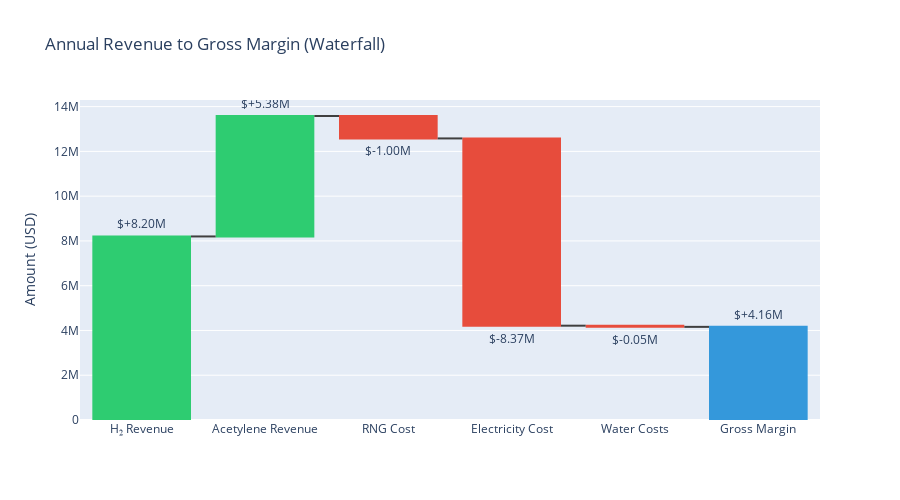

Write notebook code for a chart like this one.
### Code cell
# Create waterfall showing revenue to profit flow
categories = [
    'H₂ Revenue',
    'Acetylene Revenue',
    'RNG Cost',
    'Electricity Cost',
    'Water Costs',
    'Gross Margin'
]

values = [
    h2_revenue,
    cb_revenue,
    -rng_cost,
    -elec_cost,
    -(cooling_cost + process_water_cost),
    0  # Will be calculated as total
]

fig = go.Figure(go.Waterfall(
    name="Annual Economics",
    orientation="v",
    measure=["relative", "relative", "relative", "relative", "relative", "total"],
    x=categories,
    y=values[:-1] + [gross_margin],
    text=[f'${v/1e6:+.2f}M' if v != 0 else f'${gross_margin/1e6:.2f}M' for v in values[:-1] + [gross_margin]],
    textposition="outside",
    connector={"line": {"color": "rgb(63, 63, 63)"}},
    increasing={"marker": {"color": "#2ecc71"}},
    decreasing={"marker": {"color": "#e74c3c"}},
    totals={"marker": {"color": "#3498db"}}
))

fig.update_layout(
    title="Annual Revenue to Gross Margin (Waterfall)",
    yaxis_title="Amount (USD)",
    showlegend=False,
    height=500
)

fig.show()

print(f"\n📊 Annual Economics Summary:")
print(f"   Total Revenue:        ${total_revenue/1e6:>6.2f}M")
print(f"   Variable Costs:       ${variable_costs/1e6:>6.2f}M")
print(f"   ─────────────────────────────────")
print(f"   Gross Margin:         ${gross_margin/1e6:>6.2f}M")
print(f"   Gross Margin %:       {gross_margin/total_revenue*100:>6.1f}%")
print(f"\n   Note: This excludes fixed costs (labor, maintenance, overhead)")

### Figure 1 — Plotly figure (JSON) as saved in the notebook; plotly's stock layout.template omitted (floating-point values rounded to 4 significant figures)
{"data": [{"connector": {"line": {"color": "rgb(63, 63, 63)"}}, "decreasing": {"marker": {"color": "#e74c3c"}}, "increasing": {"marker": {"color": "#2ecc71"}}, "measure": ["relative", "relative", "relative", "relative", "relative", "total"], "name": "Annual Economics", "orientation": "v", "text": ["$+8.20M", "$+5.38M", "$-1.00M", "$-8.37M", "$-0.05M", "$+4.16M"], "textposition": "outside", "totals": {"marker": {"color": "#3498db"}}, "type": "waterfall", "x": ["H₂ Revenue", "Acetylene Revenue", "RNG Cost", "Electricity Cost", "Water Costs", "Gross Margin"], "y": [8199756, 5380944, -1001376, -8365843, -52400, 4161081]}], "layout": {"height": 500, "showlegend": false, "title": {"text": "Annual Revenue to Gross Margin (Waterfall)"}, "yaxis": {"title": {"text": "Amount (USD)"}}}}
